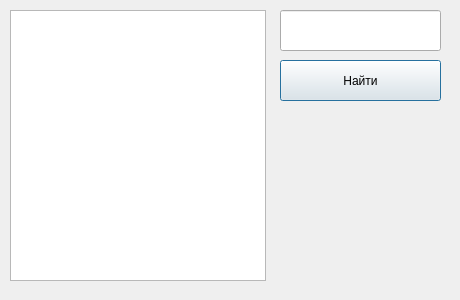
<?xml version="1.0" encoding="UTF-8"?>
<ui version="4.0">
 <class>Dialog</class>
 <widget class="QDialog" name="Dialog">
  <property name="geometry">
   <rect>
    <x>0</x>
    <y>0</y>
    <width>460</width>
    <height>300</height>
   </rect>
  </property>
  <property name="windowTitle">
   <string>Dialog</string>
  </property>
  <widget class="QListWidget" name="listWidget">
   <property name="geometry">
    <rect>
     <x>10</x>
     <y>10</y>
     <width>256</width>
     <height>271</height>
    </rect>
   </property>
  </widget>
  <widget class="QLineEdit" name="lineEdit">
   <property name="geometry">
    <rect>
     <x>280</x>
     <y>10</y>
     <width>161</width>
     <height>41</height>
    </rect>
   </property>
  </widget>
  <widget class="QPushButton" name="pushButton">
   <property name="geometry">
    <rect>
     <x>280</x>
     <y>60</y>
     <width>161</width>
     <height>41</height>
    </rect>
   </property>
   <property name="text">
    <string>Найти</string>
   </property>
  </widget>
 </widget>
 <resources/>
 <connections/>
</ui>
